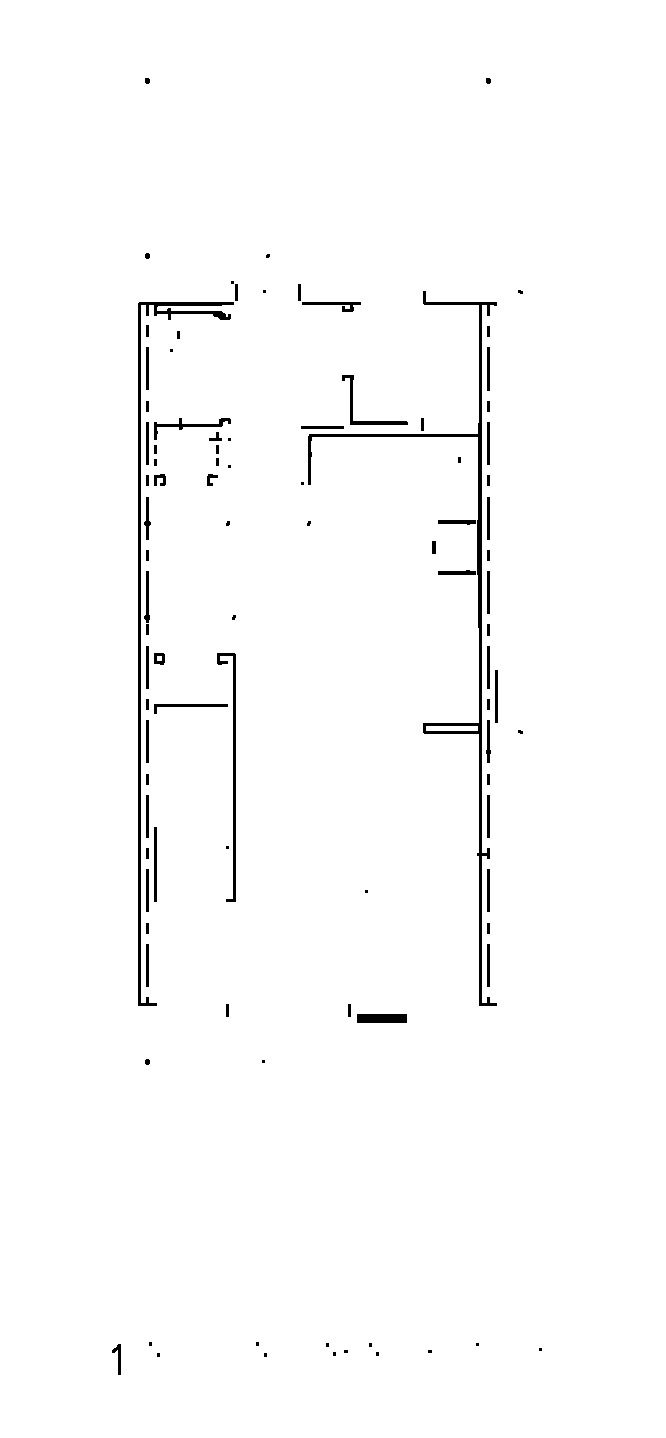
#> input picture AdvancedModels/Images/Process/Highlight/highlighted_image_0.jpg, 666 x 1438 px, found by its file name; its folder holds only this picture in this run
$ python model.py
#> lines starting #> are read from the running program, lines starting #| are printed output that depends on the picture; after the words box and inside, x2 and y2 are one past the last pixel; in counts of white or black regions, pixels touching at a corner belong together
import cv2
import numpy as np
import os
import sys
sys.path.append("../")
#from lib.reusable_methods import load_images_from_folder

def load_images_from_folder(folder):
    images = []
    for filename in os.listdir(folder):
        img = cv2.imread(os.path.join(folder, filename))
#> img is the input picture: shape (1438, 666, 3); min 0, max 255, mean 251.2
        if img is not None:
            images.append(img)
    return images

# Image Path
input_folder_path = "/home/coffee_6ean/Linux/AdvancedModels/Images/Process/Highlight/"
output_folder_path = '/home/coffee_6ean/Linux/AdvancedModels/Images/Output/'

# Load images from the input folder
images = load_images_from_folder(input_folder_path)
#> images = 1 item
if images:
    print(f"Loaded {len(images)} images from the folder.")
#| Loaded 1 images from the folder.
else:
    print("No images found in the folder.")

# Process each image in the array
for i, image in enumerate(images):
    # Convert image to grayscale
    gray = cv2.cvtColor(image, cv2.COLOR_BGR2GRAY)

    # Use canny edge detection
    edges = cv2.Canny(gray, 50, 150, apertureSize=3)

    # Apply HoughLinesP method
    lines = cv2.HoughLinesP(
        edges,          # Input edge image
        2,              # Distance resolution in pixels
        np.pi/180,      # Angle resolution in radians
        threshold=80,   # Min number of votes for valid line
        minLineLength=7, # Min allowed length of line
        maxLineGap=7    # Max allowed gap between line for joining them
    )

    # Iterate over detected lines
    if lines is not None:
        for line in lines:
            x1, y1, x2, y2 = line[0]
            # Draw the lines on the original image
            cv2.line(image, (x1, y1), (x2, y2), (0, 0, 255), 2)

    # Save the result image with an iteration value in the file name
    output_file_path = os.path.join(output_folder_path, f'detected_lines_image_{i}.png')
    cv2.imwrite(output_file_path, image)
    print(f"Preprocessed image {i + 1} saved to: {output_file_path}")
#> this loop made 1 pass
#| Preprocessed image 1 saved to: /home/coffee_6ean/Linux/AdvancedModels/Images/Output/detected_lines_image_0.png
#> pass 1, `edges = cv2.Canny(gray, 50, 150, apertureSize=3)`:
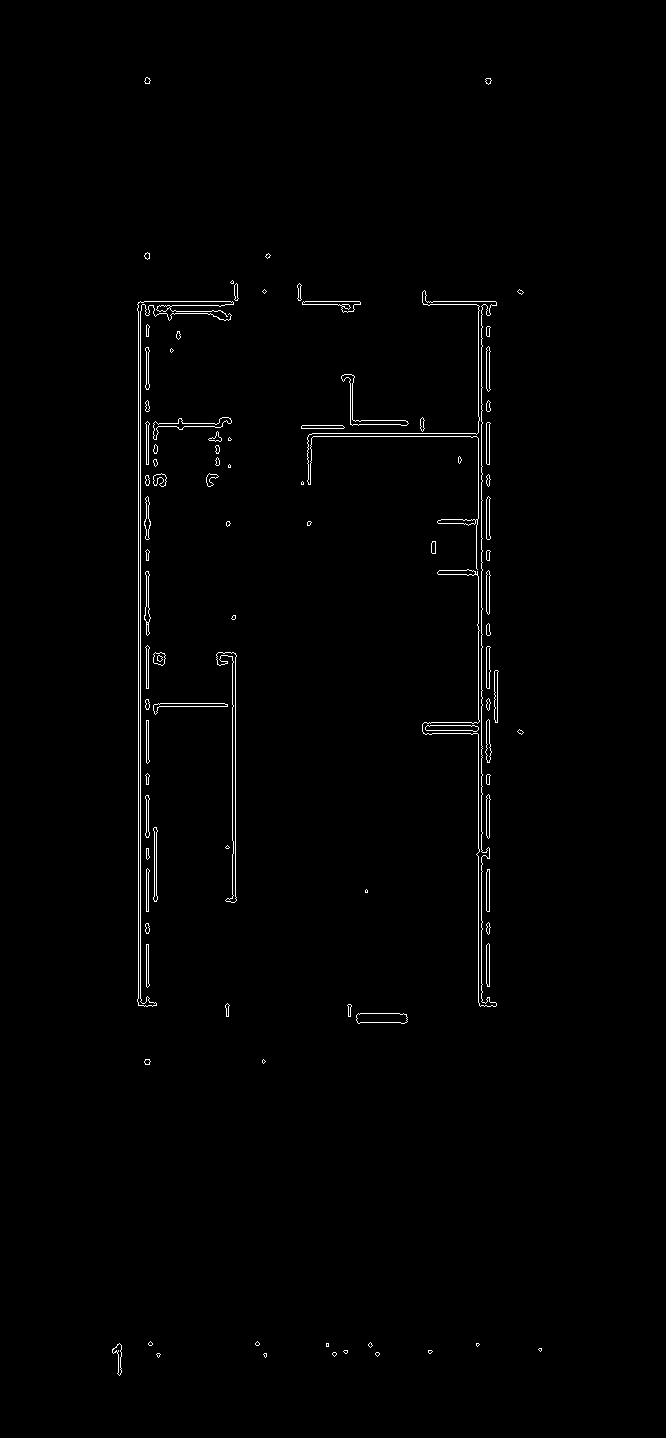
#> edges: shape (1438, 666); 0.94% white in thin lines or dots, all inside (x1, y1, x2, y2) = (112, 77, 542, 1376)
#> pass 1, `cv2.imwrite(output_file_path, image)`:
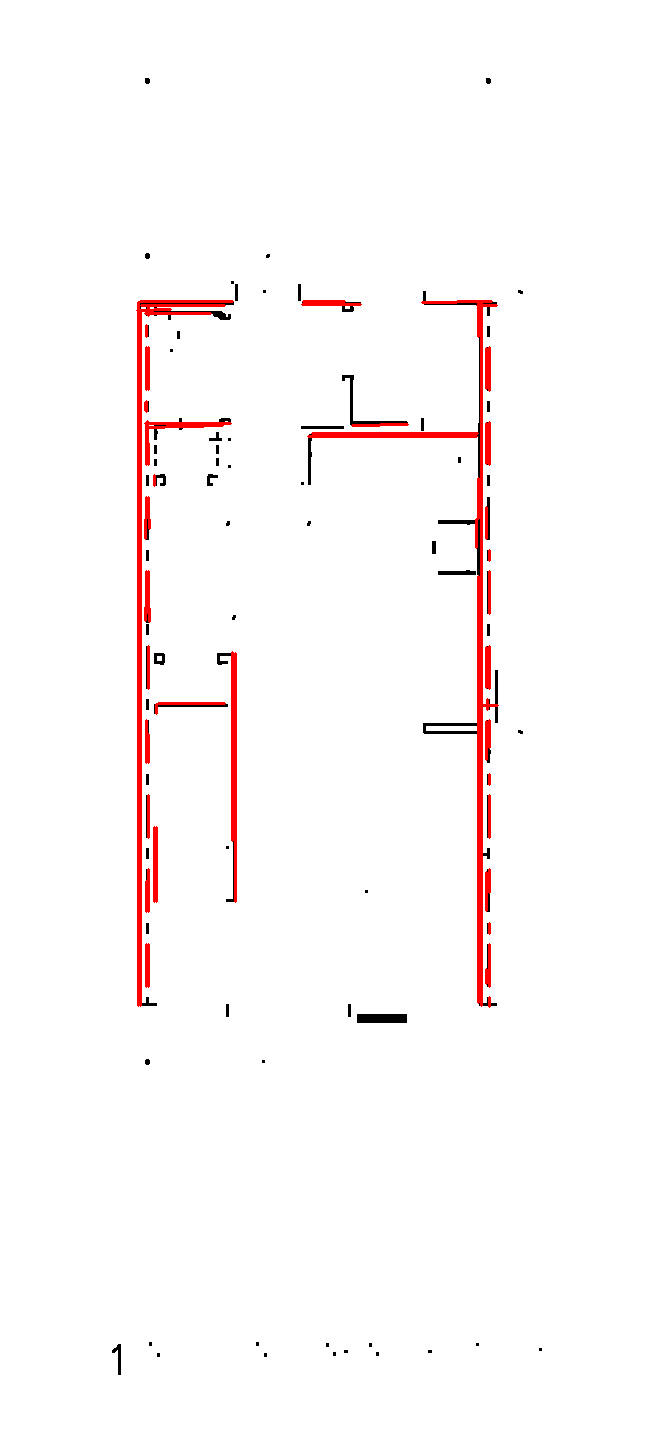
#> saved as detected_lines_image_0.png: shape (1438, 666, 3); mean B, G, R 249.3, 249.3, 253.5

print("All images processed and saved.")

$ run again, on AdvancedModels/Images/Process/Highlight/highlighted_image_1.jpg
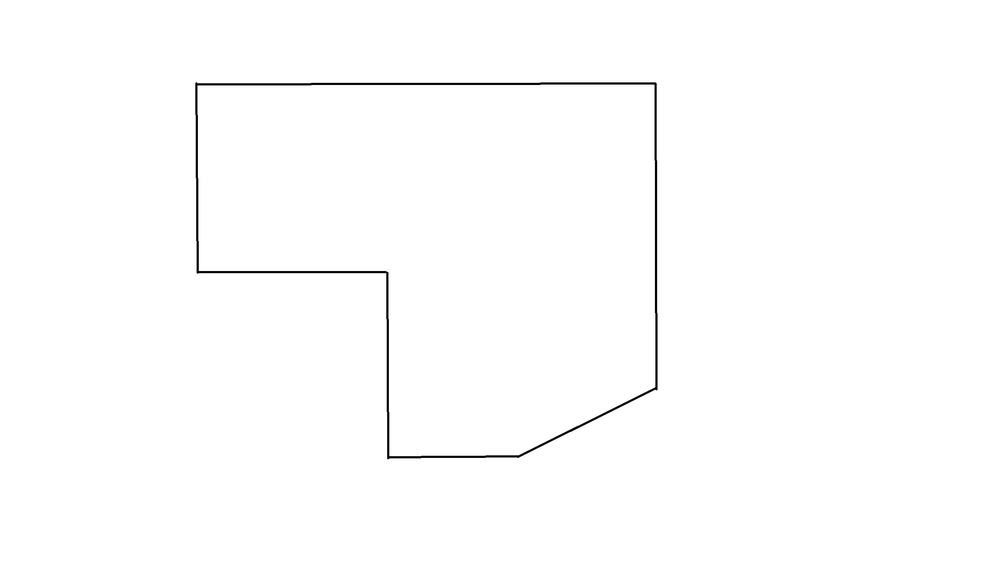
#> input picture AdvancedModels/Images/Process/Highlight/highlighted_image_1.jpg, 1000 x 562 px, shrunk from 2304 x 1296 before the run, found by its file name
#> in load_images_from_folder, img is the input picture: shape (562, 1000, 3); min 0, max 255, mean 253.4
#> images = 1 item
#| Loaded 1 images from the folder.
#> the loop `for i, image in enumerate(images):` made 1 pass
#| Preprocessed image 1 saved to: /home/coffee_6ean/Linux/AdvancedModels/Images/Output/detected_lines_image_0.png
#> pass 1, `edges = cv2.Canny(gray, 50, 150, apertureSize=3)`:
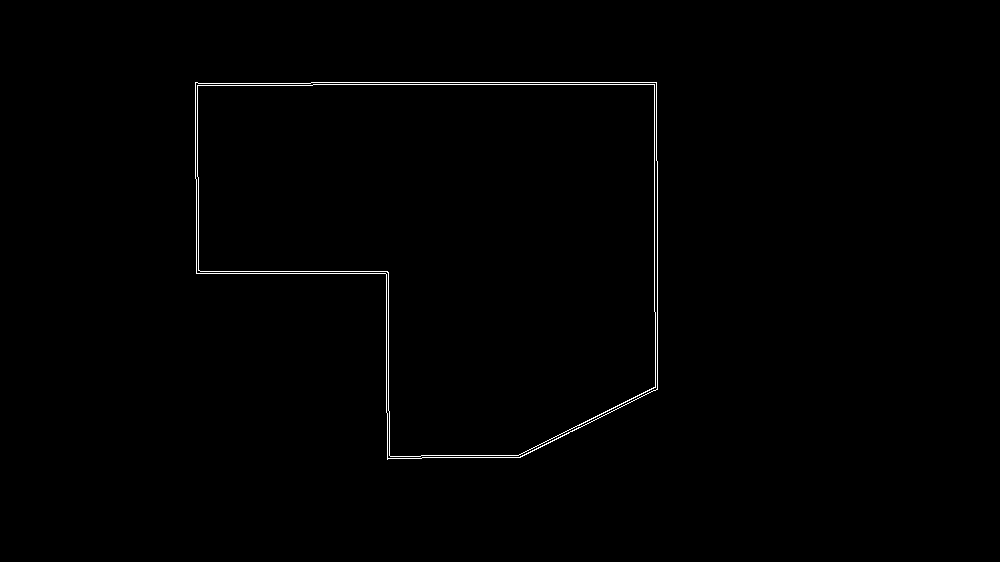
#> edges: shape (562, 1000); 0.58% white in thin lines or dots, all inside (x1, y1, x2, y2) = (195, 82, 658, 460)
#> pass 1, `cv2.imwrite(output_file_path, image)`:
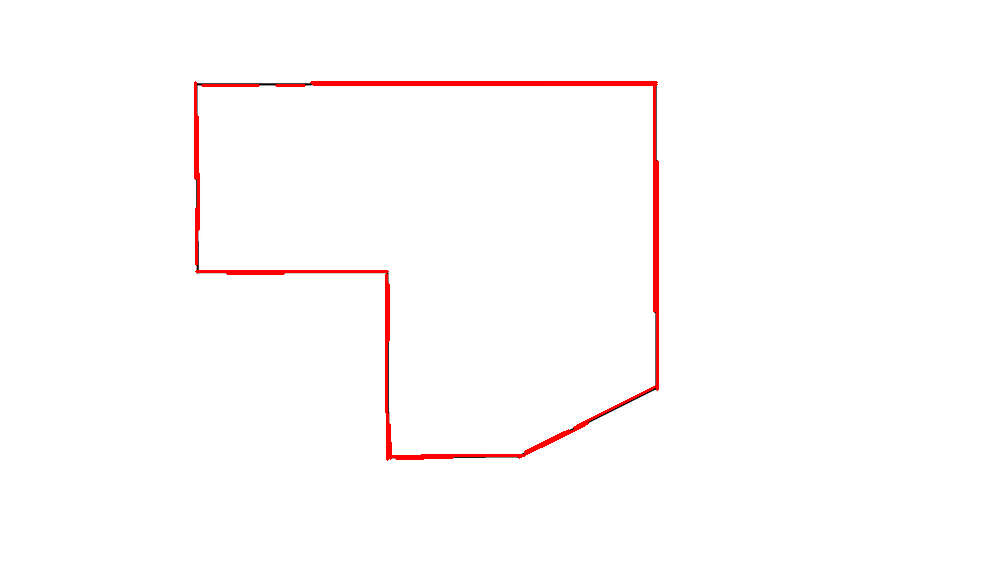
#> saved as detected_lines_image_0.png: shape (562, 1000, 3); mean B, G, R 251.7, 251.7, 254.7

$ run again, on AdvancedModels/Images/Process/Highlight/highlighted_image_2.jpg
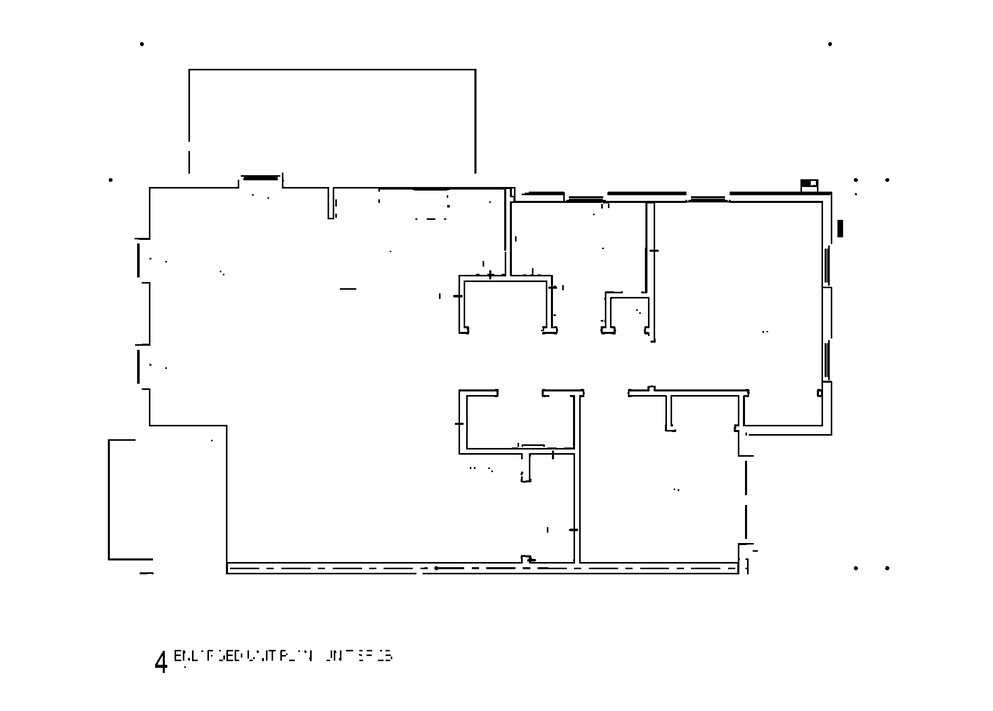
#> input picture AdvancedModels/Images/Process/Highlight/highlighted_image_2.jpg, 993 x 711 px, shrunk from 1934 x 1384 before the run, found by its file name
#> in load_images_from_folder, img is the input picture: shape (711, 993, 3); min 0, max 255, mean 249.9
#> images = 1 item
#| Loaded 1 images from the folder.
#> the loop `for i, image in enumerate(images):` made 1 pass
#| Preprocessed image 1 saved to: /home/coffee_6ean/Linux/AdvancedModels/Images/Output/detected_lines_image_0.png
#> pass 1, `edges = cv2.Canny(gray, 50, 150, apertureSize=3)`:
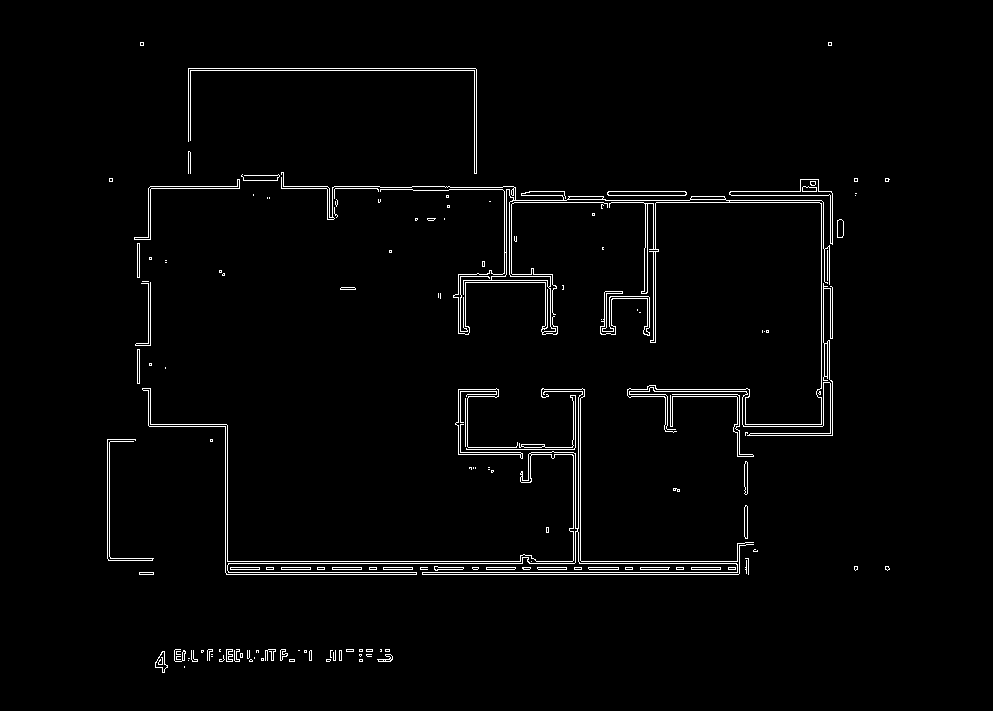
#> edges: shape (711, 993); 2.1% white in thin lines or dots, all inside (x1, y1, x2, y2) = (107, 42, 890, 673)
#> pass 1, `cv2.imwrite(output_file_path, image)`:
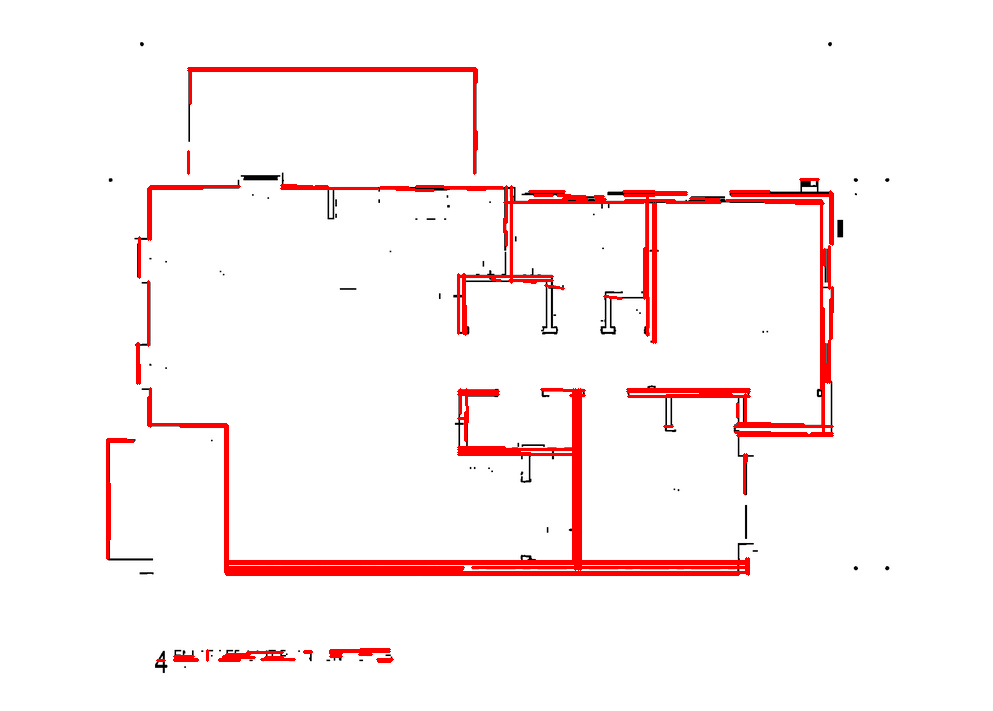
#> saved as detected_lines_image_0.png: shape (711, 993, 3); mean B, G, R 243.8, 243.8, 253.5

$ run again, on AdvancedModels/Images/Process/Highlight/highlighted_image_3.jpg
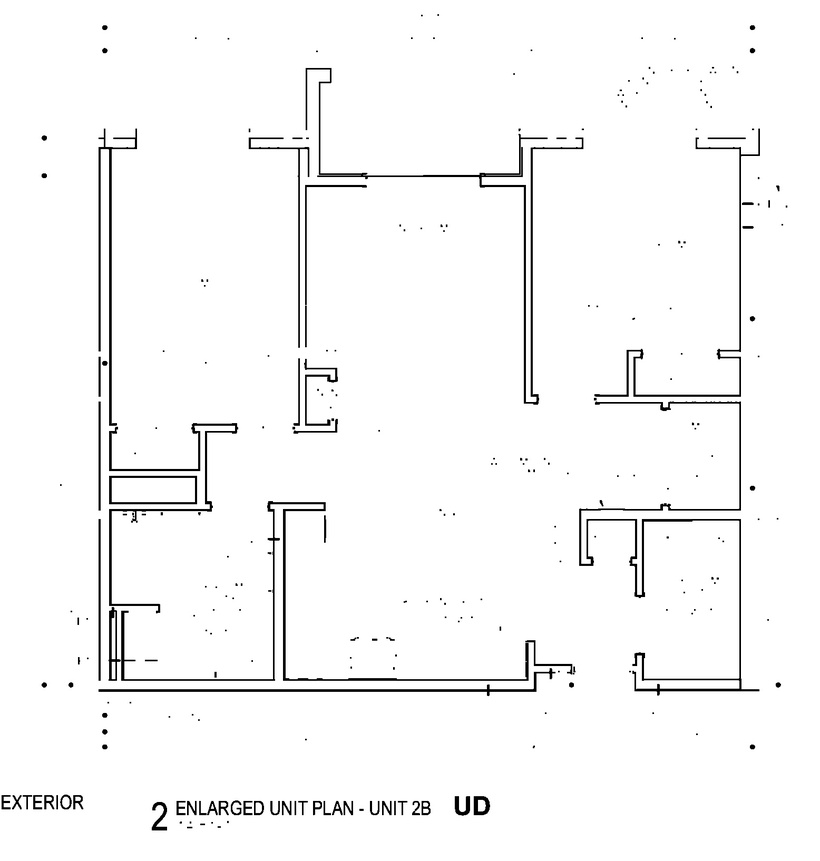
#> input picture AdvancedModels/Images/Process/Highlight/highlighted_image_3.jpg, 820 x 861 px, shrunk from 1556 x 1634 before the run, found by its file name
#> in load_images_from_folder, img is the input picture: shape (861, 820, 3); min 0, max 255, mean 248.1
#> images = 1 item
#| Loaded 1 images from the folder.
#> the loop `for i, image in enumerate(images):` made 1 pass
#| Preprocessed image 1 saved to: /home/coffee_6ean/Linux/AdvancedModels/Images/Output/detected_lines_image_0.png
#> pass 1, `edges = cv2.Canny(gray, 50, 150, apertureSize=3)`:
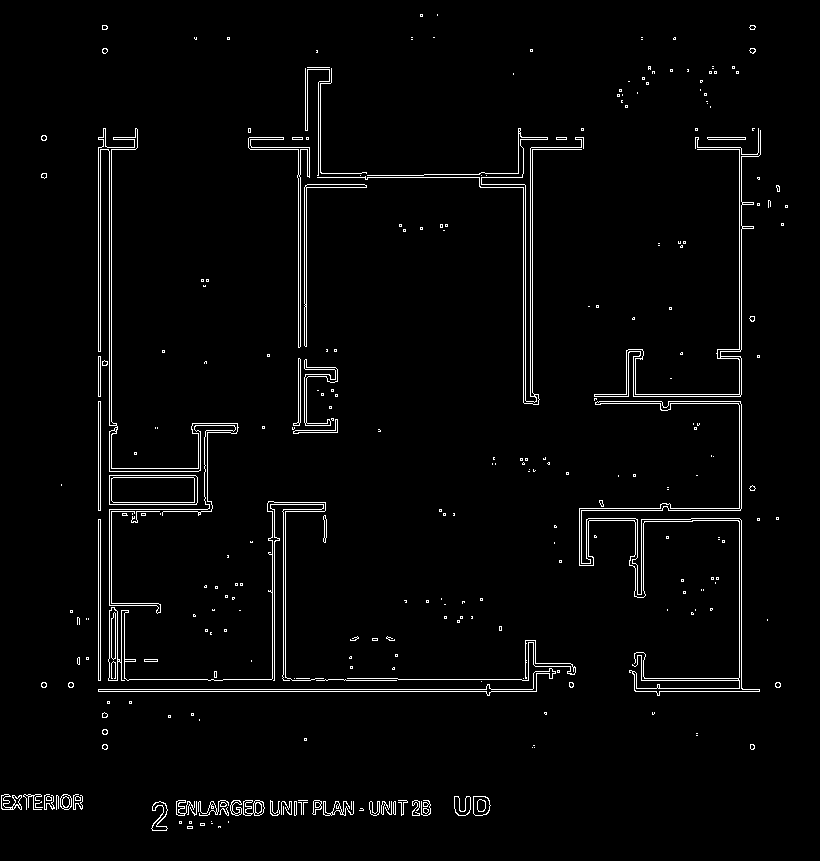
#> edges: shape (861, 820); 2.6% white in thin lines or dots
#> pass 1, `cv2.imwrite(output_file_path, image)`:
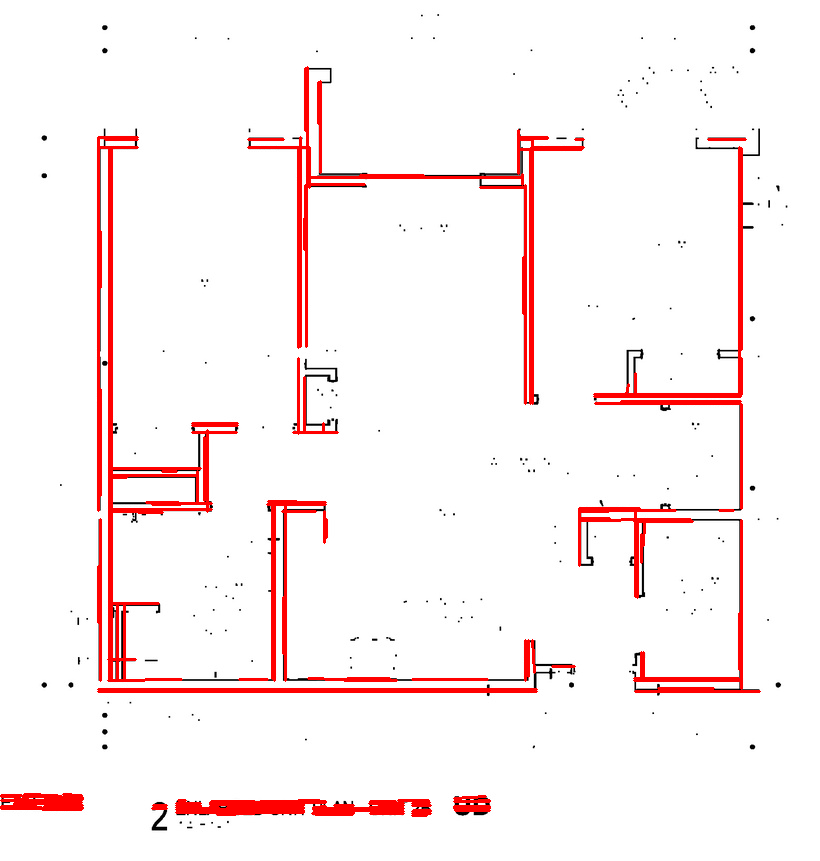
#> saved as detected_lines_image_0.png: shape (861, 820, 3); mean B, G, R 241.3, 241.3, 253
